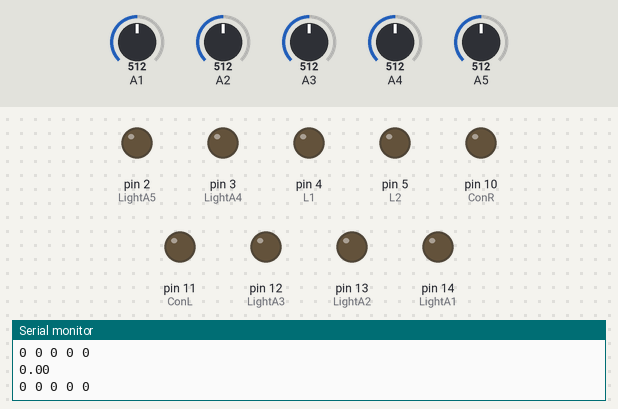
Simulated run of this sketch. Board: Arduino Uno, built with avr-gcc and run on an emulated ATmega328P. Shown: output pins drawn as LEDs (lit = HIGH), the last lines printed to the serial monitor. The inputs (shaded band) are chosen by the test bench; at power-on: A1 = 512, A5 = 512, A2 = 512, A3 = 512, A4 = 512. Pins used as bus, display or sensor lines are not drawn.

Above: at 4.2 s.
4.3 s: A1 set to 810
At 6.1 s:
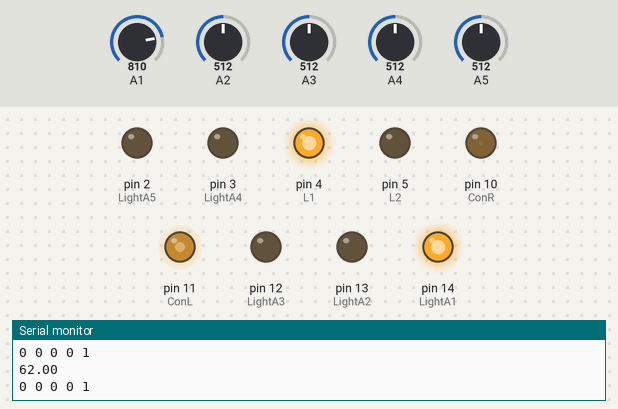
6.4 s: A5 set to 810
At 7.6 s:
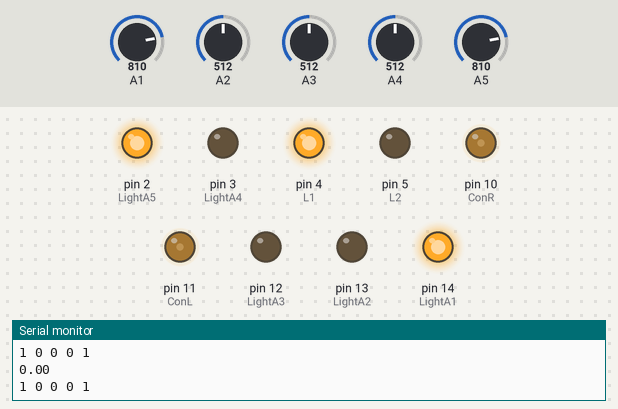
7.9 s: A2 set to 810
At 9.0 s:
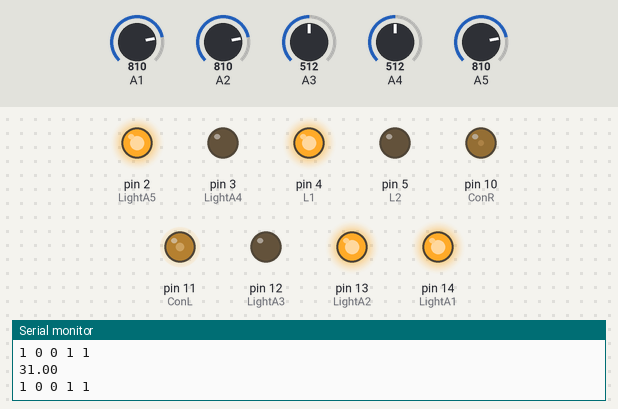
9.4 s: A3 set to 788
10.9 s: A3 set to 817
At 11.3 s:
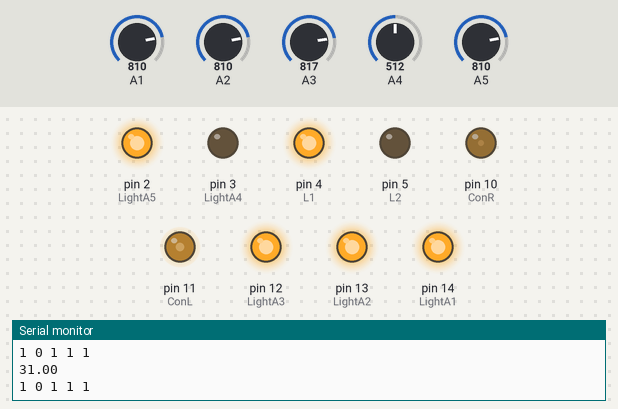
12.4 s: A4 set to 810
At 13.5 s:
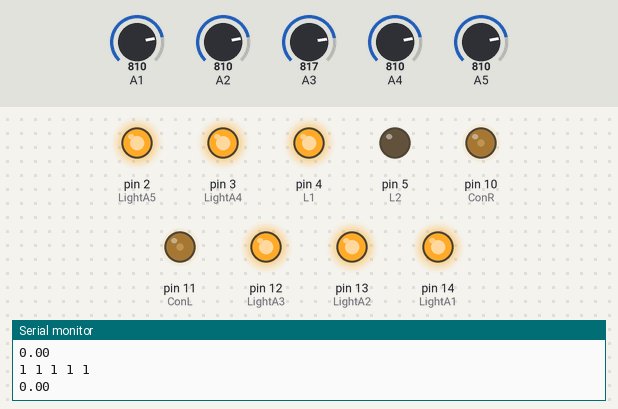
Timing chart, 0 to 14.9 s (numbered marks = the images above; inputs shaded):
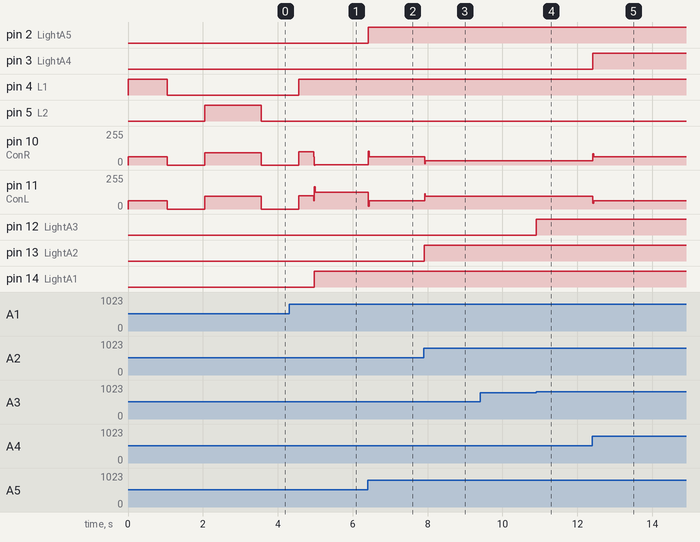

The sketch:

sensor_code_for_robot.ino
```cpp
///////////////////////Initializing global variables///////////////

//initializing sensor values
int sensorValueA1 = 0;
int sensorValueA2 = 0;
int sensorValueA3 = 0;
int sensorValueA4 = 0;
int sensorValueA5 = 0;

int ThreshholdVal = 800;


int R1 = 6; //Forward Right motor pin
int R2 = 7; // Backwards Right motor pin
int ConR = 10; //speed control right

int L1 = 4; //Formward Left motor pin
int L2 = 5;// Backwards Left motor pin
int ConL = 11; //speed controlleft


const int trigPin = 8;
const int echoPin = 9;

long duration;   //
int distance; //distance ultrasonic detects
int Object = 7; //the threshhold of the object infront of the robot

//insializing light pinds
int LightA1 = 14;
int LightA2 = 13;
int LightA3 = 12;
int LightA4 = 3;
int LightA5 = 2;


//array
int array[5] = {0,0,0,0,0};

///////////////////////////////////////////////////////////////


////////////////////// pid initializing variables//////////////
float Kp = 31;  // Proportional gain
float Ki = 0;  // Integral gain
float Kd = 21;  // Derivative gain

// PID variables
float previousError = 0;  // Previous error
float integral = 0;        // Integral sum
float error = 0;           // Current error
float pidOutput = 0;       // PID output

// Desired position (center of the line)
int setpoint = 0;  // The desired value for the error (center of the line)
int check = 0;  //a variable that counts how many times the sensor detect all white
int baseSpeed = 63;

///////////////////////////////////////////////////


void setup() {
    Serial.begin(9600);


    pinMode(trigPin, OUTPUT); // Sets the trigPin as an Output
    pinMode(echoPin, INPUT); // Sets the echoPin as an Input

    //Motor pins  declaring
    pinMode(R1, OUTPUT);
    pinMode(R2, OUTPUT);
    pinMode(L1, OUTPUT);
    pinMode(L2, OUTPUT);

    pinMode(ConL, OUTPUT);
    pinMode(ConR, OUTPUT);

    Serial.begin(9600); // Starts the serial communication


    pinMode(LightA1, OUTPUT);
    pinMode(LightA2, OUTPUT);
    pinMode(LightA3, OUTPUT);
    pinMode(LightA4, OUTPUT);
    pinMode(LightA5, OUTPUT);

}


//////////////////// Robot controls //////////////////////


int calculateError() {
    int error = 0;

    // Calculate weighted error based on sensor positions
    error += (array[0] * -2);  // Leftmost sensor
    error += (array[1] * -1);  // Second left sensor
    error += (array[2] * 0);   // Middle sensor
    error += (array[3] * 1);   // Second right sensor
    error += (array[4] * 2);   // Rightmost sensor

    return error;
}

void applyPID() {
    // Calculate the error (position of the robot relative to the line)
    error = calculateError();

    // Proportional term
    float proportional = Kp * error;

    // Integral term
    integral += error;
    integral = constrain(integral, -255, 255);  // Limit integral to max and min of conL and ConR
    float integralTerm = Ki * integral;

    // Derivative term
    float derivative = error - previousError;
    float derivativeTerm = Kd * derivative;

    // Sum all the terms
    pidOutput = proportional + integralTerm + derivativeTerm;

    Serial.println(proportional);

    // Update the previous error
    previousError = error;
}

void adjustMotors() {

    // Calculate the motor speed adjustments based on PID output
    int leftMotorSpeed = baseSpeed + pidOutput;
    int rightMotorSpeed = baseSpeed - pidOutput;

    // Constrain motor speeds to valid range (0 to 255)
    leftMotorSpeed = constrain(leftMotorSpeed, 0, 255);
    rightMotorSpeed = constrain(rightMotorSpeed, 0, 255);

    // Set motor speeds
    analogWrite(ConL, leftMotorSpeed);
    analogWrite(ConR, rightMotorSpeed);

    controlmotors();

}


void controlmotors(){  ///sets the motor defualted to go straight

 digitalWrite(R1, HIGH);
 digitalWrite(R2, LOW);
 digitalWrite(L1, HIGH);
 digitalWrite(L2, LOW);

}


int readsensorVal(int pinNum) //reads sensor value and spits out sensor value on screen (this was used to through testing but then was supressed for final codes)
{
    int sensorValue;
    sensorValue = analogRead(pinNum);
/*
    Serial.print("Sensor Value ");

    if (pinNum == 15) {
        Serial.print("A1: ");
    }
    if (pinNum == 16) {
        Serial.print("A2: ");
    }
    if (pinNum == 17) {
        Serial.print("A3: ");
    }

    if (pinNum == 18) {
        Serial.print("A4: ");
    }

    if (pinNum == 19) {
        Serial.print("A5: ");
    }


    Serial.println(sensorValue);
     */
    return sensorValue;
}


void turnonled(int sensorValueA1, int sensorValueA2, int sensorValueA3, int sensorValueA4, int sensorValueA5) {

    if (sensorValueA1 > ThreshholdVal) {
        digitalWrite(LightA1, HIGH);
    }
    else {
        digitalWrite(LightA1, LOW);
    }

    if (sensorValueA2 > ThreshholdVal) {
        digitalWrite(LightA2, HIGH);
    }
    else {
        digitalWrite(LightA2, LOW);
    }

    if (sensorValueA3 > ThreshholdVal) {
        digitalWrite(LightA3, HIGH);
    }
    else {
        digitalWrite(LightA3, LOW);
    }

    if (sensorValueA4 > ThreshholdVal) {
        digitalWrite(LightA4, HIGH);
    }
    else {
        digitalWrite(LightA4, LOW);
    }

    if (sensorValueA5 > ThreshholdVal) {
        digitalWrite(LightA5, HIGH);
    }
    else {
        digitalWrite(LightA5, LOW);
    }
}


//This functoin passes the sensor values to an array of 5 spaces.  Each space coresponds to one of the 5 sensors
void PassValuetoArray(int sensorValueA1, int sensorValueA2, int sensorValueA3, int sensorValueA4, int sensorValueA5) {

  if(sensorValueA1 >= ThreshholdVal) {
    array[4] = 1;
  }
  if(sensorValueA2 >= ThreshholdVal) {
    array[3] = 1;
  }
  if(sensorValueA3 >= ThreshholdVal) {
    array[2] = 1;
  }
  if(sensorValueA4 >= ThreshholdVal) {
    array[1] = 1;
  }
  if(sensorValueA5 >= ThreshholdVal) {
    array[0] = 1;
  }

  for (int i = 0; i < 5; i++) { //// this for loop was used to print the sensor values on screen for debugging
    Serial.print(array[i]);
    Serial.print(" ");  // Print a space between elements
  }
  Serial.println();  // Move to the next line after printing the array
}


//This function simply resets the array
void resetArray(){
  for(int i=0; i < 5; i++) {
    array[i] = 0;
  }
}


/*
// moving around object
void Obsticle() {
    delay(250);
    Stop();
    delay(250);
    SharpRight();
    delay(650);
    Stop();
    delay(250);
    Forward();
    delay(200);
    Stop();
    delay(250);
    SharpLeft();
    delay(550);
    Stop();
    delay(250);
    Forward();
    delay(500);
    Stop();
    delay(250);
    SharpLeft();
    delay(400);
    Stop();
    delay(250);
    Forward();
    delay(50);
    Stop();
    delay(250);
    SharpRight();
    delay(850);
    Stop();
    delay(250);
}
*/

///////// turning functions///////////////
void Backward() {
    digitalWrite(R1, LOW);
    digitalWrite(R2, HIGH);
    digitalWrite(L1, LOW);
    digitalWrite(L2, HIGH);
    analogWrite(ConL, 103);
    analogWrite(ConR, 100);
}
void Stop() {
    analogWrite(ConL, 0);
    analogWrite(ConR, 0);
    digitalWrite(R1, LOW);
    digitalWrite(R2, LOW);
    digitalWrite(L1, LOW);
    digitalWrite(L2, LOW);
      delay(500);


}

void SharpLeftTurn() {
 digitalWrite(R1, HIGH);
 digitalWrite(R2, LOW);
 digitalWrite(L1, LOW);
 digitalWrite(L2, LOW);
 analogWrite(ConR, baseSpeed);
 analogWrite(ConL, 0);
}

void SharpeRightTurn(){
  digitalWrite(R1, LOW);
 digitalWrite(R2, LOW);
 digitalWrite(L1, HIGH);
 digitalWrite(L2, LOW);
 analogWrite(ConR, 0);
 analogWrite(ConL, 60);

}
///This function was used for the uturn that was required in level 3
void UturnLeft() {
  Stop();
  delay(500);
  digitalWrite(R1, LOW);
  digitalWrite(R2, LOW);
  digitalWrite(L1, LOW);
  digitalWrite(L2, HIGH);
  analogWrite(ConR, baseSpeed + 30);
  analogWrite(ConL, baseSpeed + 31);
  delay(1500);
  Stop();
  delay(500);
  /*
  digitalWrite(R1, HIGH);
  digitalWrite(R2, LOW);
  digitalWrite(L1, HIGH);
  digitalWrite(L2, LOW);
  analogWrite(ConR, baseSpeed + 45);
  analogWrite(ConL, baseSpeed + 45);
  delay(50);
  */
  digitalWrite(R1, HIGH);
  digitalWrite(R2, LOW);
  digitalWrite(L1, HIGH);
  digitalWrite(L2, LOW);
  analogWrite(ConR, baseSpeed + 36);
  analogWrite(ConL, baseSpeed + 36);
  delay(400);
}


// This function checks the front sensor for objects
void checkObject() {
  digitalWrite(trigPin, LOW); // Clears the trigPin
  delayMicroseconds(2);
  digitalWrite(trigPin, HIGH); // Sets the trigPin on HIGH state for 10 micro seconds
  delayMicroseconds(10);
  digitalWrite(trigPin, LOW); // Reads the echoPin, returns the sound wave travel time in microseconds
  duration = pulseIn(echoPin, HIGH); // Calculating the distance
  distance = duration * 0.034 / 2;
  delay(50);


  if (distance != 0) { //if something is close to the sensor

    if(distance <= Object) {  //if the object is really close
        //Obsticle();
      Serial.println("OBJECT!!!");
    }
    Serial.println(distance);
  }
}

//This function was used when the robot had to make a sharpe 90 degree turn left
void Hardleftfunction(){

if(array[0] == 1 && array[1] == 1 && array[3] == 0 && array[4] == 0) { //checks that the left two sensors are reading black


    delay(10); //delays a quick second and then below it reads the sensor again to see if the left two sensor are reading the black line again

    sensorValueA1 = readsensorVal(A1);
    sensorValueA2 = readsensorVal(A2);
    sensorValueA3 = readsensorVal(A3);
    sensorValueA4 = readsensorVal(A4);
    sensorValueA5 = readsensorVal(A5);
     PassValuetoArray(sensorValueA1, sensorValueA2, sensorValueA3, sensorValueA4, sensorValueA5);

    if(array[0] == 1 && array[1] == 1 && array[3] == 0 && array[4] == 0) {  ///if the left two sensors again read black then sharpeleft turn is initiated

    int Turningleft =1;

      while(Turningleft==1){
        SharpLeftTurn();

      sensorValueA1 = readsensorVal(A1);
      sensorValueA2 = readsensorVal(A2);
      PassValuetoArray(sensorValueA1, sensorValueA2, sensorValueA3, sensorValueA4, sensorValueA5);

      if(array[3]==1|| array[4]==1){  // if one of the right two sensors detect black then it breaks the loop
        break;
      }
    }
    SharpeRightTurn(); //auto correct which gets robot facing the line straight on
    delay(10);
  }
}
}


//function that checks to see if all  the robot sensors are reading white for an extended period of time
void Whitelinedetected() {

if(array[0] == 0 && array[1] == 0 && array[2]==0 && array[3] == 0 && array[4] == 0) {
    check = check + 1;
  }
else {
  check = 0;
}
}

//////////////////////////////////////////////////////////////////////


///////////////////////////////////main loop///////////////////////////////////
void loop() {
   // read the value from the sensor:
    sensorValueA1 = readsensorVal(A1);
    sensorValueA2 = readsensorVal(A2);
    sensorValueA3 = readsensorVal(A3);
    sensorValueA4 = readsensorVal(A4);
    sensorValueA5 = readsensorVal(A5);

    turnonled(sensorValueA1, sensorValueA2, sensorValueA3, sensorValueA4, sensorValueA5);

    PassValuetoArray(sensorValueA1, sensorValueA2, sensorValueA3, sensorValueA4, sensorValueA5);


    Hardleftfunction();


    Whitelinedetected();
    if (check == 50) {  // if the robot only detects white for a long time it initiates the U turn
        UturnLeft();
    }


  // Apply PID control
    applyPID();

    // Adjust motors based on PID output
    adjustMotors();

    resetArray();


    delay(20);


}
```

Measured:
- the behaviour switches between 800 and 801 on A3 (found by bisection; images 3 and 4)
- after the input at 4.3 s, pin 14 (LightA1): LOW → HIGH after 0.67 s
- after the input at 6.4 s, pin 2 (LightA5): LOW → HIGH at once; pin 10 (ConR): 1/255 → 63/255 at once; pin 11 (ConL): 125/255 → 63/255 at once
- after the input at 7.9 s, pin 10 (ConR): 63/255 → 32/255 at once; pin 11 (ConL): 63/255 → 94/255 at once; pin 13 (LightA2): LOW → HIGH at once
- after the input at 10.9 s, pin 12 (LightA3): LOW → HIGH at once
- after the input at 12.4 s, pin 3 (LightA4): LOW → HIGH at once; pin 10 (ConR): 32/255 → 63/255 at once; pin 11 (ConL): 94/255 → 63/255 at once
